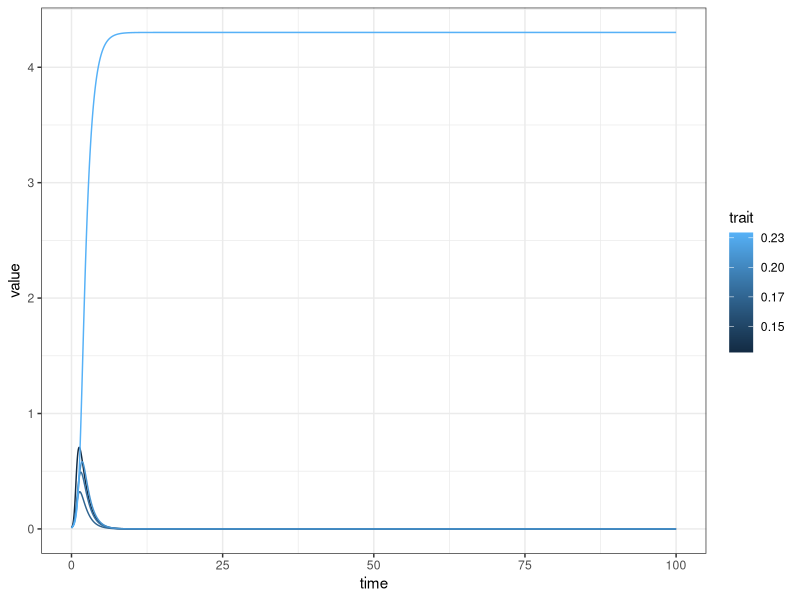

The R script that drew this image:
## ---- chunk 1
knitr::opts_chunk$set(echo = FALSE, message = FALSE, warning = FALSE)
options(scipen = 1, digits = 2) #set to two decimal 

## Packages
library(tidyverse)
library(deSolve)
library(knitr)
library(ggpubr)

## Plot Theme
theme_set(theme_classic())
## ---- chunk 2

eq_light_extinction <- function(u,p) {
  
  with(as.list(p), {
     # set vectors
  S = length(u) # f, m, and k should be the same dimension, number of species
  y = rep(NA, S)
  L = rep(NA, S)
  
  # First species 
  L_above = 1 # light level at top of canopy
  
  # Search interval, with total light
  lower_bound <- (1/k[1])*log(L_above/u[1]) # first derivative of f_x
  upper_bound <- L_above/(k[1]*u[1]) 
  
  # numerical root find implicit solution for eq 
  num_solve <- uniroot(function(x) L_above*(1-exp(-k[1]*x)) - k[1]*u[1]*x, 
                       lower = lower_bound,
                       upper = upper_bound)
  
  # First Species EQ density
  y[1] <- max(0,num_solve$root)
  
  # Light environment for shorter species
  L[1] <- exp(-k[1]*y[1])
  
  # Species 2:S
  
  if(S > 1) {
    for (i in 2:S) {
      
        # define search interval
        lower_bound <- (1/k[i])*log(L[i-1]/u[i]) # first derivative of f_x
        upper_bound <- L[i-1]/(k[i]*u[i])
        
        # numerical root find
        num_solve <- uniroot(function(x) L[i-1]*(1-exp(-k[i]*x)) - k[i]*u[i]*x, 
                             lower = lower_bound,
                             upper = upper_bound)
        y[i] <- max(0, num_solve$root)
        
        # set light below canopy i
        L[i] <- L[i-1]*exp(-k[i]*y[i])
      }
  }  else { # do nothing, only one specie
      }
  
  env_eq <- tibble(L_below = L, u = u, y = y) %>% 
    mutate(dL = -(L - lag(L,default = 1)))
  
  return(env_eq)
  })
}

simulate_light_extinction <- function(t,y,p) {
  
  # number of species
  S <- length(y) 
  
  # p is a list of parameters: 
  # f
  # m
  # k
  
  dy.dt <- rep(NA, S)
  
  #first species 
  dy.dt[1] = f[1]*(1-exp(-k[1]*y[1]))-m[1]*y[1] 
  
  if (S > 1) {
    for (i in 2:S) {
      dy.dt[i] = f[i]*exp(-k[i]*sum(y[1:(i-1)]))*(1-exp(-k[i]*y[i])) - m[i]*y[i]
    }
    return(list(c(dy.dt)))
  } else { # only one species
    return(list(c(dy.dt)))
  }
}
## ---- chunk 3
# Choose number of species + initial conditions
S <- 5
y0 <- rep(0.01, S)

# Set parameters
f <- sort(runif(S)*10)
m <- rep(1,S)
k <- rep(1,S)
p <- setNames(list(f,m,k), c("f","m","k"))
## ---- chunk 4
# Analytical solutions
u <- with(as.list(p), { 
  u <- m/(f*k)
  return(u)
})

(eq_density <- eq_light_extinction(u,p))

species_traits <- tibble(species = paste0("y",1:S), trait = u)

## ---- chunk 5
# Set timespan
t = seq(from=0,to=100,by=0.01)

# Integrate
out = ode(y=y0,times=t,func=simulate_light_extinction,parms=p);

# Arrange Data
data <- as_tibble(as.data.frame(out))
colnames(data) <- c("time", paste0("y",1:S))
viz_data <- data %>% pivot_longer(cols = contains("y"), names_to = "species", values_to = "value") %>% 
  left_join(species_traits)

# Plot 
ggplot(viz_data, aes(x = time, y = value)) + 
  geom_line(aes(color = trait, group = factor(trait))) + 
  geom_hline(yintercept = eq_density$y, color = eq_density$u, linetype = 2) + 
  theme_bw() 
